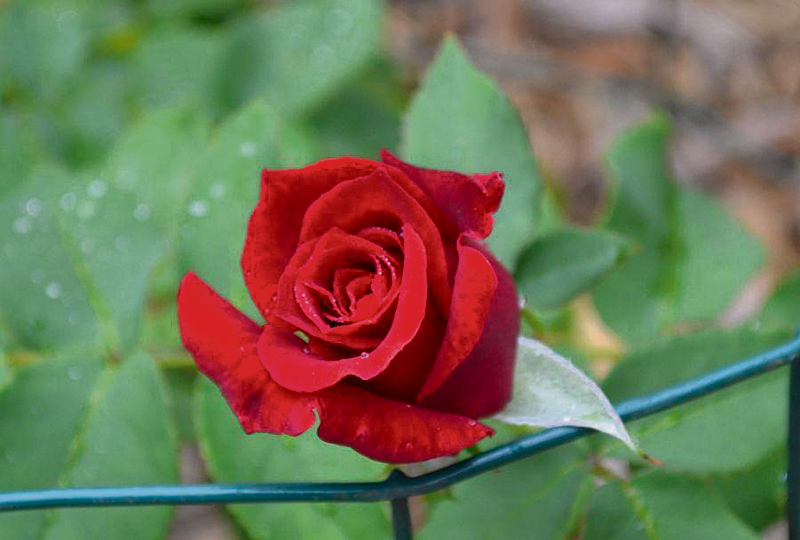
#> input picture slides/01.dasar_pengolahan_citra_digital/dataset/rose.png, 800 x 540 px
$ python 07.pillow_geometric_transform.py
#> lines starting #> are read from the running program, lines starting #| are printed output that depends on the picture
"""
script ini akan melakukan geometric transformations terhadap citra dengan memanfaatkan library pillow.
penjelasan lebih detil dapat dibaca di file html atau python notebook yang telah disediakan
"""

from PIL import Image
import matplotlib.pylab as plt

im = Image.open('../dataset/rose.png')
#> im is the input picture: PIL image 800x540 RGB; mean R, G, B 111.9, 115.3, 87.1

im_refl = im.transpose(Image.FLIP_LEFT_RIGHT)
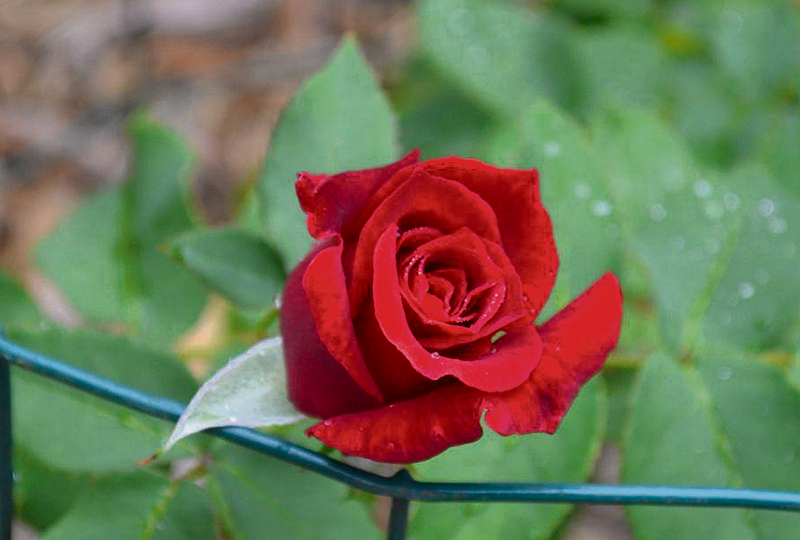
#> im_refl: PIL image 800x540 RGB; mean R, G, B 111.9, 115.3, 87.1

im_45 = im.rotate(45)
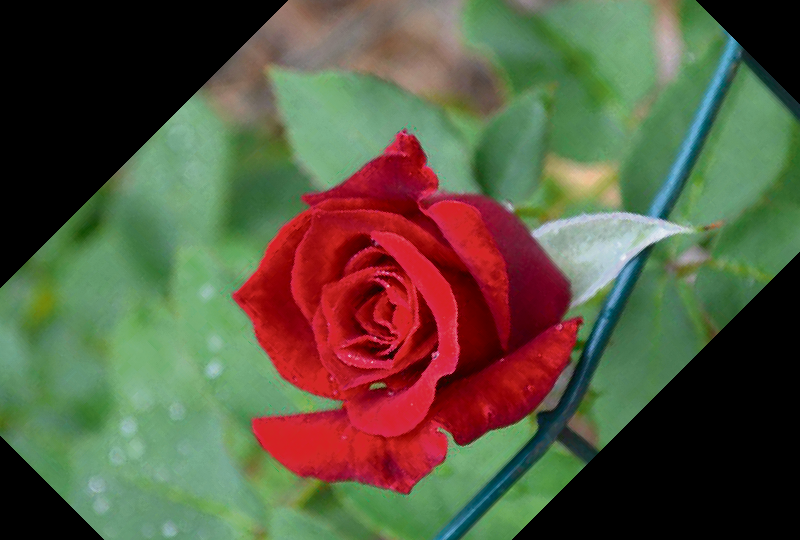
#> im_45: PIL image 800x540 RGB; mean R, G, B 88.8, 87.7, 65.2

im_affine = im.transform((int(1.4 * im.width), im.height), Image.AFFINE, data=(1, -0.5, 0, 0, 1, 0))
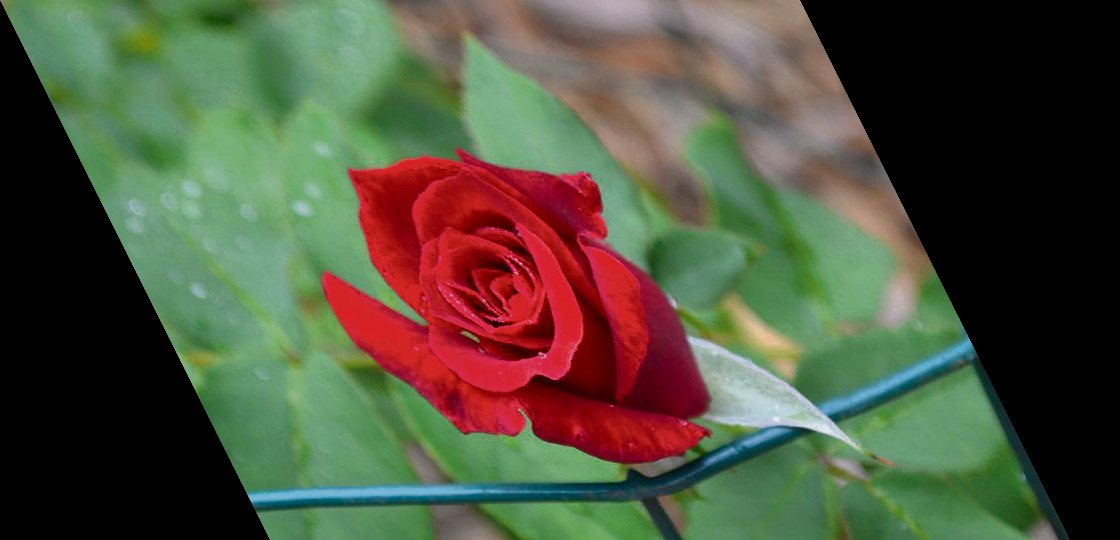
#> im_affine: PIL image 1120x540 RGB; mean R, G, B 79.9, 82.3, 62.2

params = [1, 0.1, 0, -0.1, 0.5, 0, -0.005, -0.001]
im_pers = im.transform((im.width // 3, im.height), Image.PERSPECTIVE, params, Image.BICUBIC)
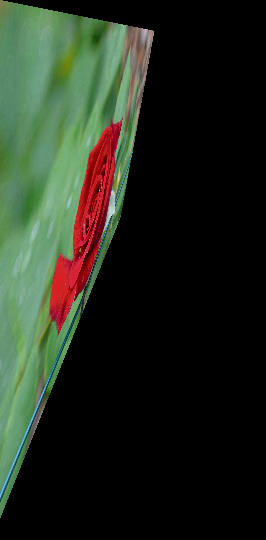
#> im_pers: PIL image 266x540 RGB; mean R, G, B 34.4, 42, 29.8

plt.subplot(231)
plt.imshow(im)
plt.title('Citra asli')
plt.subplot(232)
plt.imshow(im_refl)
plt.title('Citra hasil reflect')
plt.subplot(233)
plt.imshow(im_45)
plt.title('Citra hasil rotate')
plt.subplot(234)
plt.imshow(im_affine)
plt.title('Citra hasil affine transform')
plt.subplot(235)
plt.imshow(im_pers)
plt.title('Citra hasil perspective transform')
plt.show()

$ run again, with slides/01.dasar_pengolahan_citra_digital/dataset/flower.png copied over slides/01.dasar_pengolahan_citra_digital/dataset/rose.png
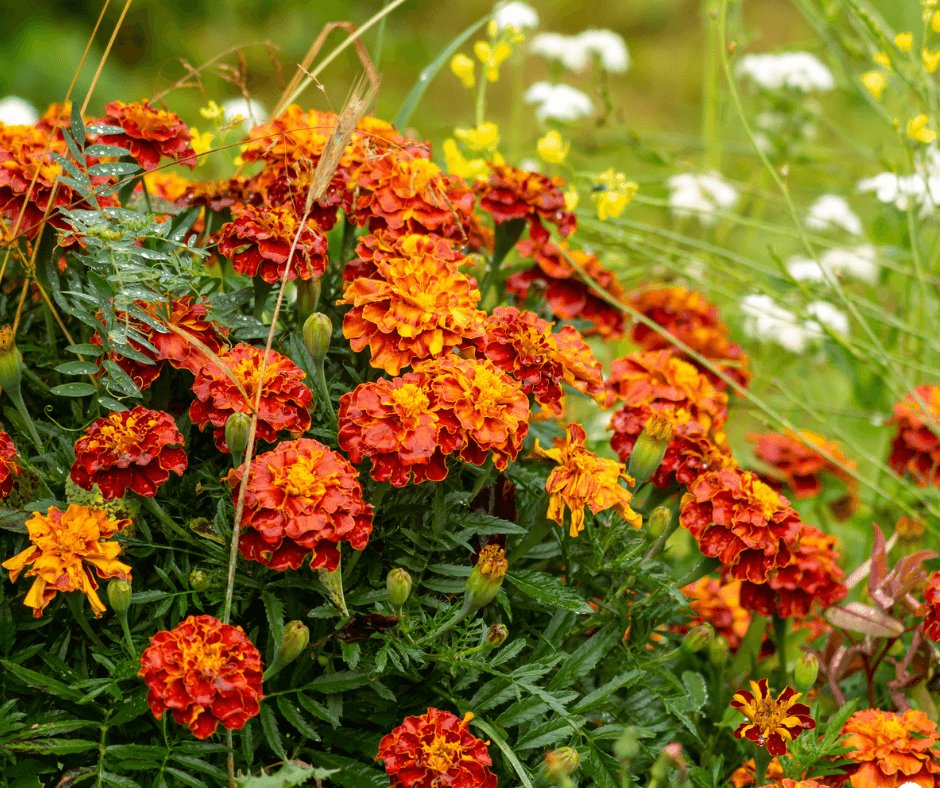
#> input picture slides/01.dasar_pengolahan_citra_digital/dataset/flower.png, 940 x 788 px
#> im is the input picture: PIL image 940x788 P; mean R, G, B 133.8, 104.7, 33.4
#> `im_affine = im.transform((int(1.4 * im.width), im.height), Image.AFFIN..`:
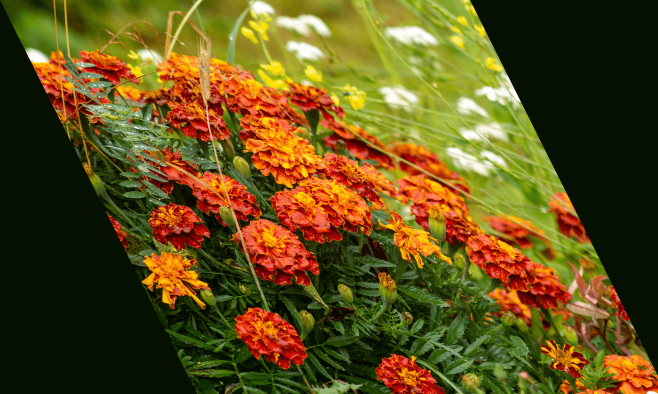
#> im_affine: PIL image 1316x788 P (shown at 1/2 size); mean R, G, B 97.2, 79.3, 24.1
#> `im_pers = im.transform((im.width // 3, im.height), Image.PERSPECTIVE, ..`:
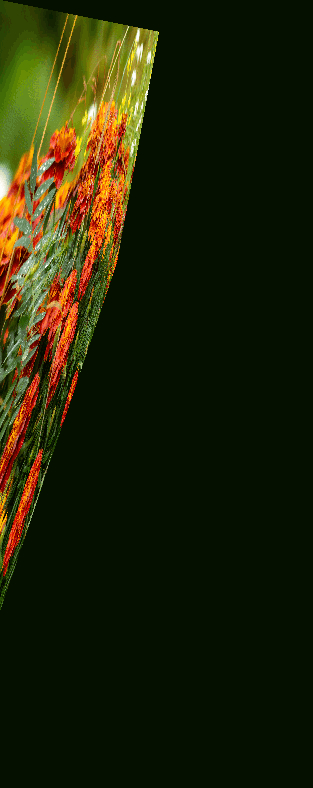
#> im_pers: PIL image 313x788 P; mean R, G, B 32.3, 34.4, 7.8

$ run again, with slides/01.dasar_pengolahan_citra_digital/dataset/ishihara.png copied over slides/01.dasar_pengolahan_citra_digital/dataset/rose.png
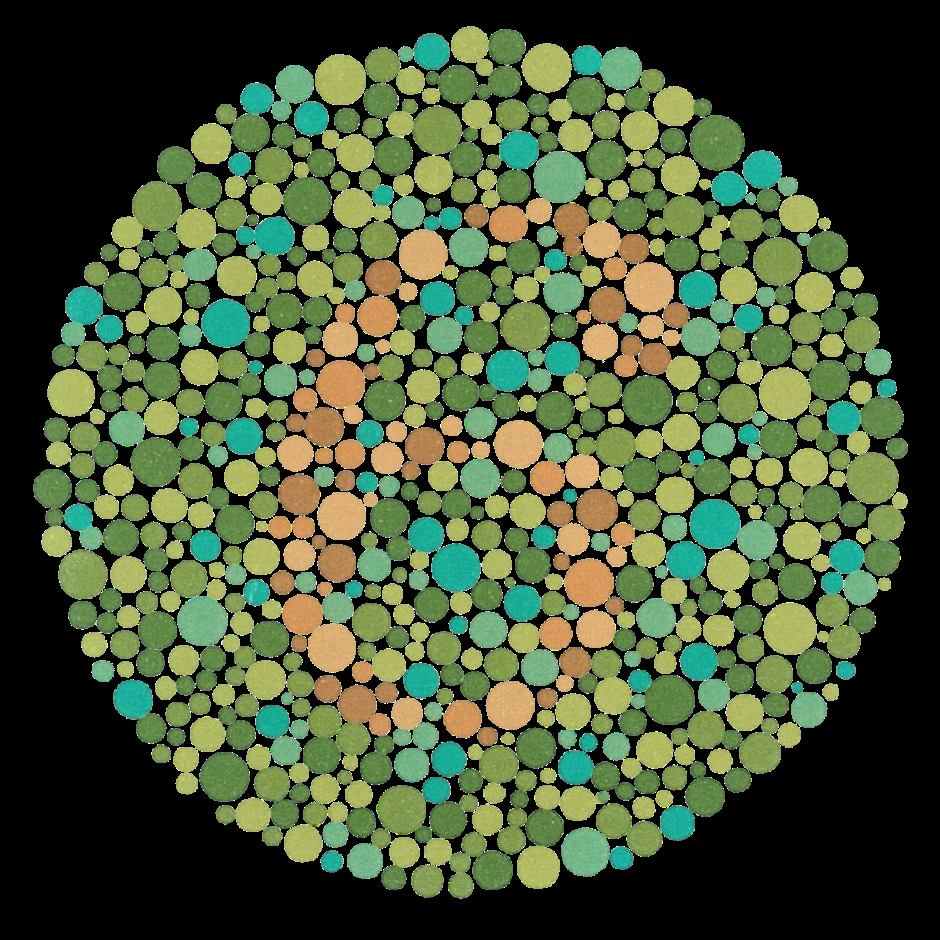
#> input picture slides/01.dasar_pengolahan_citra_digital/dataset/ishihara.png, 940 x 940 px
#> im is the input picture: PIL image 940x940 RGB; mean R, G, B 70.4, 85.6, 53.4
#> `im_affine = im.transform((int(1.4 * im.width), im.height), Image.AFFIN..`:
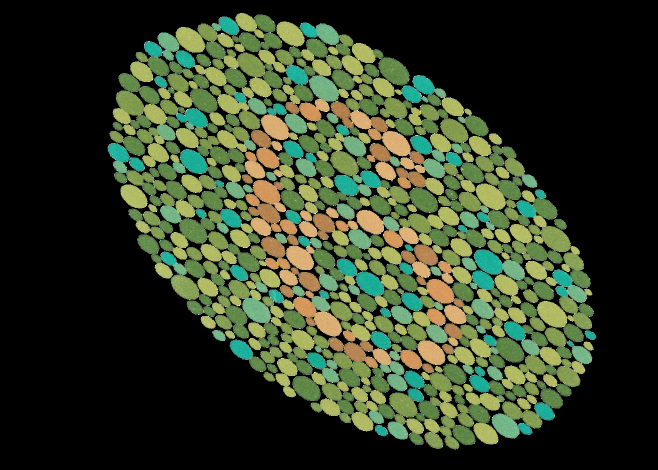
#> im_affine: PIL image 1316x940 RGB (shown at 1/2 size); mean R, G, B 50.3, 61.1, 38.2
#> `im_pers = im.transform((im.width // 3, im.height), Image.PERSPECTIVE, ..`:
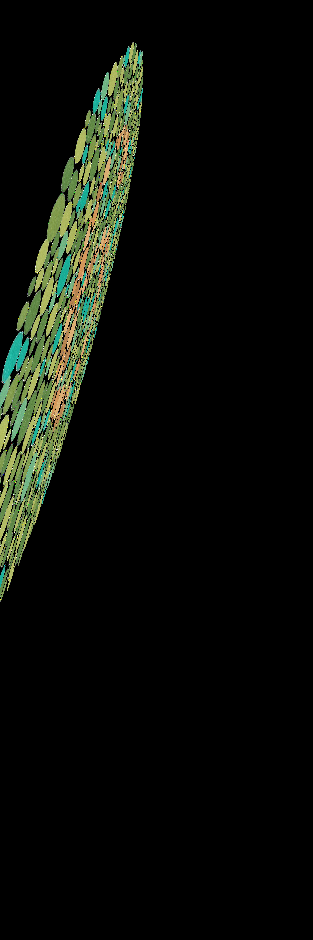
#> im_pers: PIL image 313x940 RGB; mean R, G, B 11.4, 14.2, 8.8
